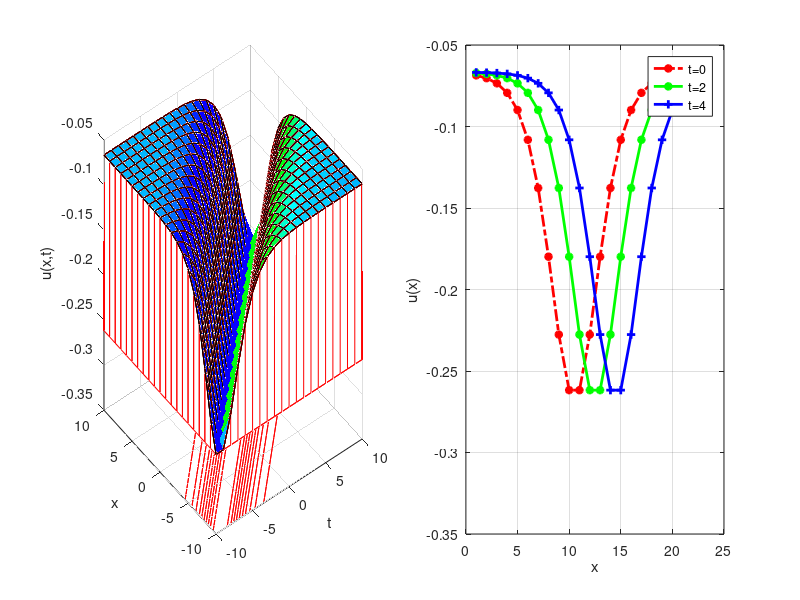

The MATLAB source for this figure:
clear all;
V = 1;
lamda = 0.1;
xi = .5;
mu =-1;
% lamda >0 , mu > 0 


u(1,10) = 0;
for x=-10:1:10
for t=-10:1:10
    if(lamda>0 && mu <0)
    u(x+11,t+11) = (1/6.0)*(V*V) - (2/3)*(lamda) - (1/6) - 2*lamda* (sech( sqrt(lamda)*(x-V*t+xi))*(sech( sqrt(lamda)*(x-V*t+xi))   ));
    end
end 
end


t=-10:1:10;

subplot(1,2,1)

meshz(t,t,u);
hold on;

meshc(t,t,u);
hold on;

surfc(t,t,u);
hold on;

waterfall(t,t,u);
hold on;
surfl(t,t,u);
hold on;

grid on;
xlabel('t');
zlabel('u(x,t)');
ylabel('x');

colormap hsv
%%%%%%%%%%%%%%%%%%%%%%%%%%%%%%%%%%%%%%%%%%%%%%%%%%%%%%%%%%%%%%%%%%%%%%%%%%%%%%%%%%%%%%%

subplot(1,2,2)
% for t=0
h = u(:,11);
plot(h,'-.r*', 'LineWidth',2)

hold on;
% for t=2
h = u(:,13);
plot(h,'-*g', 'LineWidth',2)
hold on;
% for t=4
h = u(:,15);
plot(h,'-+b', 'LineWidth',2)
hold on;
grid on;

legend('t=0','t=2','t=4');
xlabel('x');
ylabel('u(x)');


